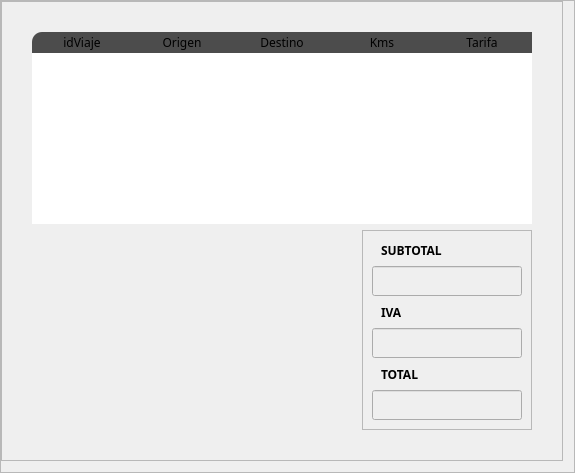
         <widget class="QFrame" name="frame_2">
          <property name="frameShape">
           <enum>QFrame::StyledPanel</enum>
          </property>
          <property name="frameShadow">
           <enum>QFrame::Raised</enum>
          </property>
          <layout class="QGridLayout" name="gridLayout_23">
           <property name="leftMargin">
            <number>0</number>
           </property>
           <property name="topMargin">
            <number>0</number>
           </property>
           <item row="0" column="0">
            <layout class="QGridLayout" name="gridLayout_31">
             <property name="verticalSpacing">
              <number>9</number>
             </property>
             <item row="1" column="0">
              <widget class="QFrame" name="frameTablaViaje">
               <property name="sizePolicy">
                <sizepolicy hsizetype="Expanding" vsizetype="Expanding">
                 <horstretch>0</horstretch>
                 <verstretch>0</verstretch>
                </sizepolicy>
               </property>
               <property name="minimumSize">
                <size>
                 <width>480</width>
                 <height>300</height>
                </size>
               </property>
               <property name="mouseTracking">
                <bool>true</bool>
               </property>
               <property name="frameShape">
                <enum>QFrame::StyledPanel</enum>
               </property>
               <property name="frameShadow">
                <enum>QFrame::Sunken</enum>
               </property>
               <layout class="QVBoxLayout" name="verticalLayout">
                <property name="leftMargin">
                 <number>30</number>
                </property>
                <property name="topMargin">
                 <number>30</number>
                </property>
                <property name="rightMargin">
                 <number>30</number>
                </property>
                <property name="bottomMargin">
                 <number>30</number>
                </property>
                <item>
                 <widget class="QTableWidget" name="tabViajes">
                  <property name="sizePolicy">
                   <sizepolicy hsizetype="Expanding" vsizetype="Expanding">
                    <horstretch>0</horstretch>
                    <verstretch>0</verstretch>
                   </sizepolicy>
                  </property>
                  <property name="minimumSize">
                   <size>
                    <width>500</width>
                    <height>0</height>
                   </size>
                  </property>
                  <property name="font">
                   <font>
                    <family>Poppins</family>
                    <stylestrategy>PreferAntialias</stylestrategy>
                   </font>
                  </property>
                  <property name="mouseTracking">
                   <bool>true</bool>
                  </property>
                  <property name="focusPolicy">
                   <enum>Qt::NoFocus</enum>
                  </property>
                  <property name="styleSheet">
                   <string notr="true">QHeaderView::section:horizontal{
border-top: 0px solid #ffffff;
color:'white';
font: 9pt ;
background-color:rgb(76,76,76);
}

QTableWidget::item:selected {
    background-color: rgb(81,0,122);
	color: white;
}

/*QTableWidget::item:hover {
 background-color: rgb(81,0,122);
color:white;
}*/

QTableWidget {border-radius: 5px;
margin: 0px;}

QHeaderView::section:last {
                border-top-right-radius: 10px; }
 QHeaderView::section:first {
                border-top-left-radius: 10px; }

QTableWidget QTableCornerButton::section {
    border-bottom-left-radius: 10px;
}

QTableWidget QTableCornerButton::section:last {
    border-bottom-right-radius: 10px;
}</string>
                  </property>
                  <property name="frameShape">
                   <enum>QFrame::NoFrame</enum>
                  </property>
                  <property name="verticalScrollBarPolicy">
                   <enum>Qt::ScrollBarAlwaysOff</enum>
                  </property>
                  <property name="horizontalScrollBarPolicy">
                   <enum>Qt::ScrollBarAlwaysOff</enum>
                  </property>
                  <property name="sizeAdjustPolicy">
                   <enum>QAbstractScrollArea::AdjustIgnored</enum>
                  </property>
                  <property name="editTriggers">
                   <set>QAbstractItemView::NoEditTriggers</set>
                  </property>
                  <property name="alternatingRowColors">
                   <bool>true</bool>
                  </property>
                  <property name="selectionMode">
                   <enum>QAbstractItemView::SingleSelection</enum>
                  </property>
                  <property name="selectionBehavior">
                   <enum>QAbstractItemView::SelectRows</enum>
                  </property>
                  <property name="showGrid">
                   <bool>false</bool>
                  </property>
                  <property name="sortingEnabled">
                   <bool>false</bool>
                  </property>
                  <attribute name="horizontalHeaderHighlightSections">
                   <bool>false</bool>
                  </attribute>
                  <attribute name="verticalHeaderVisible">
                   <bool>false</bool>
                  </attribute>
                  <attribute name="verticalHeaderHighlightSections">
                   <bool>false</bool>
                  </attribute>
                  <column>
                   <property name="text">
                    <string>idViaje</string>
                   </property>
                  </column>
                  <column>
                   <property name="text">
                    <string>Origen</string>
                   </property>
                  </column>
                  <column>
                   <property name="text">
                    <string>Destino</string>
                   </property>
                  </column>
                  <column>
                   <property name="text">
                    <string>Kms</string>
                   </property>
                  </column>
                  <column>
                   <property name="text">
                    <string>Tarifa</string>
                   </property>
                  </column>
                  <column>
                   <property name="text">
                    <string>Total €</string>
                   </property>
                  </column>
                  <column>
                   <property name="text">
                    <string/>
                   </property>
                  </column>
                 </widget>
                </item>
                <item alignment="Qt::AlignRight">
                 <widget class="QFrame" name="frameTotal">
                  <property name="maximumSize">
                   <size>
                    <width>200</width>
                    <height>300</height>
                   </size>
                  </property>
                  <property name="frameShape">
                   <enum>QFrame::StyledPanel</enum>
                  </property>
                  <property name="frameShadow">
                   <enum>QFrame::Raised</enum>
                  </property>
                  <layout class="QGridLayout" name="gridLayout_37">
                   <item row="0" column="0">
                    <layout class="QGridLayout" name="gridLayout_34">
                     <item row="0" column="0">
                      <widget class="QLabel" name="label_70">
                       <property name="minimumSize">
                        <size>
                         <width>0</width>
                         <height>20</height>
                        </size>
                       </property>
                       <property name="maximumSize">
                        <size>
                         <width>100</width>
                         <height>20</height>
                        </size>
                       </property>
                       <property name="font">
                        <font>
                         <family>Poppins</family>
                         <pointsize>9</pointsize>
                         <weight>75</weight>
                         <bold>true</bold>
                        </font>
                       </property>
                       <property name="text">
                        <string>SUBTOTAL</string>
                       </property>
                       <property name="indent">
                        <number>9</number>
                       </property>
                      </widget>
                     </item>
                     <item row="1" column="0">
                      <widget class="QLineEdit" name="txtSubTotalFac">
                       <property name="enabled">
                        <bool>false</bool>
                       </property>
                       <property name="minimumSize">
                        <size>
                         <width>150</width>
                         <height>30</height>
                        </size>
                       </property>
                       <property name="maximumSize">
                        <size>
                         <width>150</width>
                         <height>30</height>
                        </size>
                       </property>
                       <property name="styleSheet">
                        <string notr="true"/>
                       </property>
                       <property name="text">
                        <string/>
                       </property>
                       <property name="alignment">
                        <set>Qt::AlignCenter</set>
                       </property>
                      </widget>
                     </item>
                     <item row="2" column="0">
                      <widget class="QLabel" name="label_73">
                       <property name="minimumSize">
                        <size>
                         <width>0</width>
                         <height>20</height>
                        </size>
                       </property>
                       <property name="maximumSize">
                        <size>
                         <width>100</width>
                         <height>20</height>
                        </size>
                       </property>
                       <property name="font">
                        <font>
                         <family>Poppins</family>
                         <pointsize>9</pointsize>
                         <weight>75</weight>
                         <bold>true</bold>
                        </font>
                       </property>
                       <property name="text">
                        <string>IVA</string>
                       </property>
                       <property name="indent">
                        <number>9</number>
                       </property>
                      </widget>
                     </item>
                     <item row="3" column="0">
                      <widget class="QLineEdit" name="txtIva">
                       <property name="enabled">
                        <bool>false</bool>
                       </property>
                       <property name="minimumSize">
                        <size>
                         <width>150</width>
                         <height>30</height>
                        </size>
                       </property>
                       <property name="maximumSize">
                        <size>
                         <width>150</width>
                         <height>30</height>
                        </size>
                       </property>
                       <property name="styleSheet">
                        <string notr="true"/>
                       </property>
                       <property name="text">
                        <string/>
                       </property>
                       <property name="alignment">
                        <set>Qt::AlignCenter</set>
                       </property>
                      </widget>
                     </item>
                     <item row="4" column="0">
                      <widget class="QLabel" name="label_74">
                       <property name="minimumSize">
                        <size>
                         <width>0</width>
                         <height>20</height>
                        </size>
                       </property>
                       <property name="maximumSize">
                        <size>
                         <width>100</width>
                         <height>20</height>
                        </size>
                       </property>
                       <property name="font">
                        <font>
                         <family>Poppins</family>
                         <pointsize>9</pointsize>
                         <weight>75</weight>
                         <bold>true</bold>
                        </font>
                       </property>
                       <property name="text">
                        <string>TOTAL</string>
                       </property>
                       <property name="indent">
                        <number>9</number>
                       </property>
                      </widget>
                     </item>
                     <item row="5" column="0">
                      <widget class="QLineEdit" name="txtTotalFac">
                       <property name="enabled">
                        <bool>false</bool>
                       </property>
                       <property name="minimumSize">
                        <size>
                         <width>150</width>
                         <height>30</height>
                        </size>
                       </property>
                       <property name="maximumSize">
                        <size>
                         <width>150</width>
                         <height>30</height>
                        </size>
                       </property>
                       <property name="styleSheet">
                        <string notr="true"/>
                       </property>
                       <property name="text">
                        <string/>
                       </property>
                       <property name="alignment">
                        <set>Qt::AlignCenter</set>
                       </property>
                      </widget>
                     </item>
                    </layout>
                   </item>
                  </layout>
                 </widget>
                </item>
               </layout>
              </widget>
             </item>
            </layout>
           </item>
          </layout>
         </widget>
